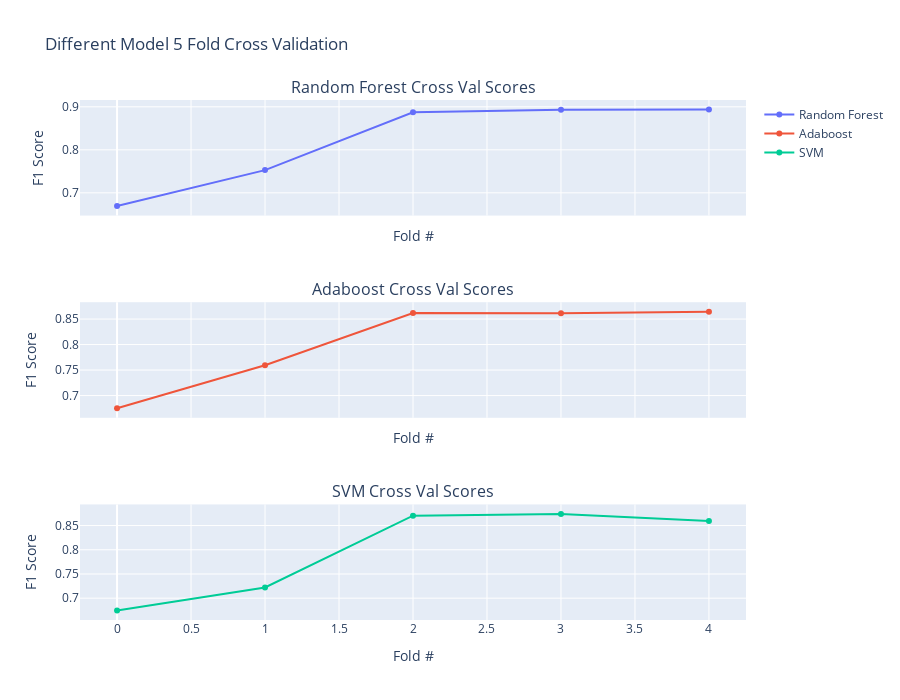

Write notebook code for a chart like this one.
### Code cell
fig = make_subplots(rows=3, cols=1,shared_xaxes=True,subplot_titles=('Random Forest Cross Val Scores',
                                                                     'Adaboost Cross Val Scores',
                                                                    'SVM Cross Val Scores'))

fig.add_trace(
    go.Scatter(x=list(range(0,len(f1_cross_val_scores))),y=f1_cross_val_scores,name='Random Forest'),
    row=1, col=1)

fig.add_trace(
    go.Scatter(x=list(range(0,len(ada_f1_cross_val_scores))),y=ada_f1_cross_val_scores,name='Adaboost'),
    row=2, col=1)

fig.add_trace(
    go.Scatter(x=list(range(0,len(svm_f1_cross_val_scores))),y=svm_f1_cross_val_scores,name='SVM'),
    row=3, col=1)
    

fig.update_layout(height=700, width=900, title_text="Different Model 5 Fold Cross Validation")
fig.update_yaxes(title_text="F1 Score")
fig.update_xaxes(title_text="Fold #")

fig.show()

### Figure 1 — Plotly figure (JSON) as saved in the notebook; plotly's stock layout.template omitted (floating-point values rounded to 4 significant figures)
{"data": [{"name": "Random Forest", "type": "scatter", "x": [0, 1, 2, 3, 4], "xaxis": "x", "y": [0.6693, 0.7529, 0.8874, 0.8931, 0.8937], "yaxis": "y"}, {"name": "Adaboost", "type": "scatter", "x": [0, 1, 2, 3, 4], "xaxis": "x2", "y": [0.6752, 0.7595, 0.8617, 0.8614, 0.8643], "yaxis": "y2"}, {"name": "SVM", "type": "scatter", "x": [0, 1, 2, 3, 4], "xaxis": "x3", "y": [0.6746, 0.7222, 0.8703, 0.8739, 0.8596], "yaxis": "y3"}], "layout": {"annotations": [{"font": {"size": 16}, "showarrow": false, "text": "Random Forest Cross Val Scores", "x": 0.5, "xanchor": "center", "xref": "paper", "y": 1, "yanchor": "bottom", "yref": "paper"}, {"font": {"size": 16}, "showarrow": false, "text": "Adaboost Cross Val Scores", "x": 0.5, "xanchor": "center", "xref": "paper", "y": 0.6111, "yanchor": "bottom", "yref": "paper"}, {"font": {"size": 16}, "showarrow": false, "text": "SVM Cross Val Scores", "x": 0.5, "xanchor": "center", "xref": "paper", "y": 0.2222, "yanchor": "bottom", "yref": "paper"}], "height": 700, "title": {"text": "Different Model 5 Fold Cross Validation"}, "width": 900, "xaxis": {"anchor": "y", "domain": [0, 1], "matches": "x3", "showticklabels": false, "title": {"text": "Fold #"}}, "xaxis2": {"anchor": "y2", "domain": [0, 1], "matches": "x3", "showticklabels": false, "title": {"text": "Fold #"}}, "xaxis3": {"anchor": "y3", "domain": [0, 1], "title": {"text": "Fold #"}}, "yaxis": {"anchor": "x", "domain": [0.7778, 1], "title": {"text": "F1 Score"}}, "yaxis2": {"anchor": "x2", "domain": [0.3889, 0.6111], "title": {"text": "F1 Score"}}, "yaxis3": {"anchor": "x3", "domain": [0, 0.2222], "title": {"text": "F1 Score"}}}}
